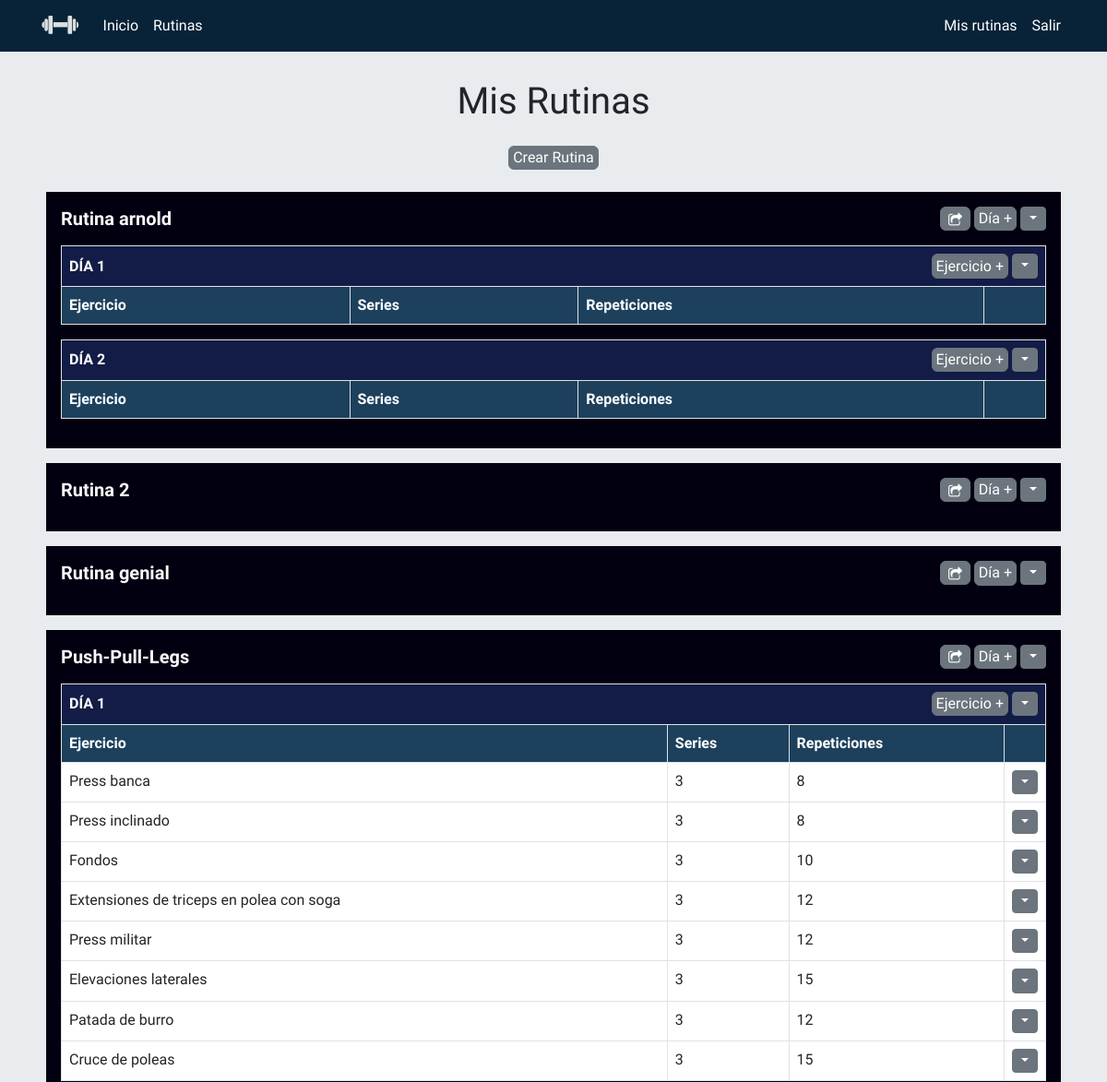
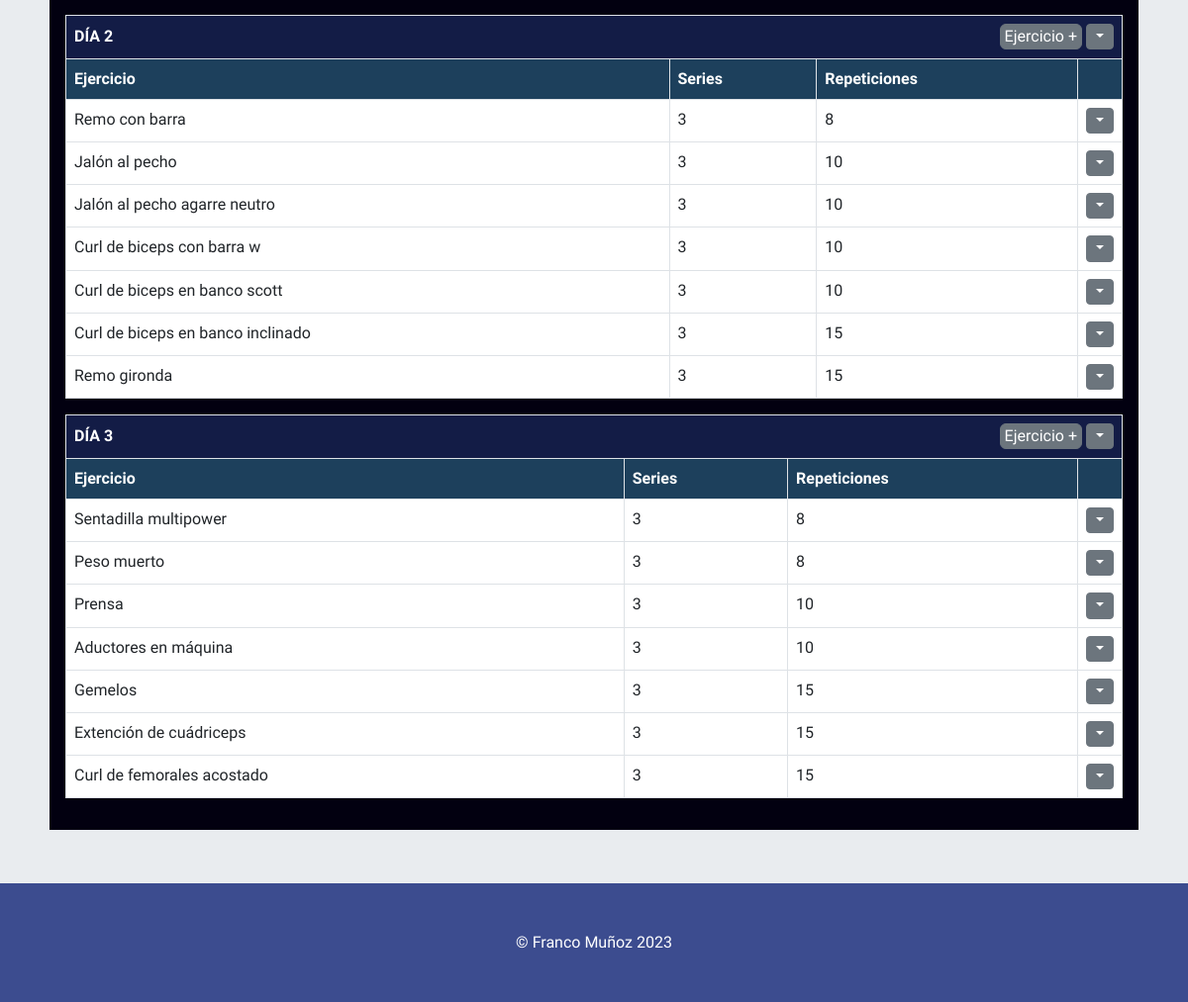
The app's page /mis-rutinas/ (signed in) with its own data (2 pictures, top to bottom).
### myRoutines/models.py (models this page shows)
class Routine(models.Model):
    title = models.CharField(verbose_name="Título", max_length=100)
    user = models.ForeignKey(to=settings.AUTH_USER_MODEL, default=None, null=True, on_delete=models.CASCADE)
    shared = models.BooleanField(default=False)
    class Meta:
        verbose_name = "rutina"
        verbose_name_plural = "rutinas"
    def __str__(self):
        return self.title

class Day(models.Model):
    dayNumber = models.PositiveSmallIntegerField(null=True)
    routine = models.ForeignKey(Routine, on_delete=models.CASCADE)
    class Meta:
        verbose_name = "día"
        verbose_name_plural = "días"
    def __str__(self):
        return str(self.dayNumber)

class Exercise(models.Model):
    name = models.CharField(verbose_name="Nombre", max_length=100)
    series = models.PositiveSmallIntegerField(null=True)
    reps = models.PositiveSmallIntegerField(null=True)
    day = models.ForeignKey(Day, on_delete=models.CASCADE)
    class Meta:
        verbose_name = "ejercicio"
        verbose_name_plural = "ejercicios"
    def __str__(self):
        return self.name

### myRoutines/views.py (the view, shortened to what this page needs)
# urls.py: path('', myRoutine, name='myroutines'),
def myRoutine(request):
    routine = Routine.objects.all()
    day = Day.objects.all()
    exercise = Exercise.objects.all()
    form = RoutineForm()
    formDay = DayForm()
    formExercise = ExerciseForm()
    return render(
        request,
        'myRoutines/myRoutines.html',
        {
            'form': RoutineForm,
            'dayform': DayForm,
            'exerciseform': ExerciseForm,
            'routine': routine,
            'day': day,
            'exercise': exercise,
        })

### myRoutines/templates/myRoutines/myRoutines.html (shortened to what this page needs)
{% extends 'core/base.html' %}
{% load static %}
{% block content %}
<main role="main" style="padding-top:30px; padding-bottom:30px" class="d-flex flex-column align-items-center">
    <h1 class="text-dark">Mis Rutinas</h1>
    <div class="d-flex flex-column align-items-center mt-3">
        <button id="btn" class="btn btn-secondary" data-bs-toggle="modal" data-bs-target="#myModal" style="--bs-btn-padding-y: .007rem; --bs-btn-padding-x: .25rem; --bs-btn-font-size: 1rem;">
            Crear Rutina
        </button>
    </div>
    <div class="container d-flex flex-column justify-content-center my-3">
        {% for r in routine %}
            {% if user == r.user %}
                <div class="m-2 p-3" style="background-color: #020010;">
                    <div class="d-flex align-items-center justify-content-between mb-3">
                        <h5 style="font-weight: bolder; margin-bottom: 0.2px;" class="text-light">{{r.title}}</h5>
                        <div class="d-flex gap-1 align-items-center">
                            <button type="button" class="btn btn-secondary d-flex align-items-center" style="height: 26px !important; padding: 0 !important;" data-bs-toggle="modal" data-bs-target="#sharedRoutineModal{{ r.id }}">
                                <img src="{% static 'core/img/compartir.png' %}" style="width: 15px; height: 15px; " class="my-1 mx-2" alt="...">
                            </button>
                            <form action='' method='POST'>
                                <div class="text-center fw-bold">
                                    <input type="submit" class="btn btn-secondary" value="Día +" id="submit-d" style="--bs-btn-padding-y: .007rem; --bs-btn-padding-x: .25rem; --bs-btn-font-size: 1rem;">
                                </div>
                            </form>
                            <div class="dropdown">
                                <button type="button" class="btn btn-sm btn-secondary dropdown-toggle dropdown-toggle-split" data-bs-toggle="dropdown" aria-expanded="false" style=" --bs-btn-padding-y: 0.1rem;">
                                  </button>
                            </div>
                        </div>
                    </div>
                    {% for d in day %}
                        {% if d.routine == r %}
                            <table class="table table-bordered">
                                <thead>
                                    <tr>
                                        <th colspan="4" style="color: white; background-color: #131c46 !important;">
                                            <div class="d-flex align-items-center justify-content-between" style="margin-bottom: 0.6px;">
                                                DÍA {{d}}
                                                <div class="d-flex gap-1">
                                                    <button type="button" class="btn btn-secondary" data-bs-toggle="modal" data-bs-target="#exerciseModal{{ d.id }}" style="--bs-btn-padding-y: .007rem; --bs-btn-padding-x: .25rem; --bs-btn-font-size: 1rem;">
                                                        Ejercicio +
                                                    </button>
                                                    <div class="dropdown">
                                                        <button type="button" class="btn btn-sm btn-secondary dropdown-toggle dropdown-toggle-split" data-bs-toggle="dropdown" aria-expanded="false" style=" --bs-btn-padding-y: 0.1rem;">
                                                          </button>
                                                    </div>
                                                </div>
                                                </div>
                                            </div>
                                        </th>
                                    </tr>
                                </thead>
                                <thead>
                                    <tr>
                                        <th scope="col" style="background-color: #1d405c; color: white;">Ejercicio</th>
                                        <th scope="col" style="background-color: #1d405c; color: white;">Series</th>
                                        <th scope="col" style="background-color: #1d405c; color: white;">Repeticiones</th>
                                        <th scope="col" style="background-color: #1d405c; color: white;"></th>
                                    </tr>
                                </thead>
                                {% for e in exercise %}
                                    {% if e.day == d %}
                                        <tbody>
                                            <tr>
                                                <td style="background-color: white;">{{e.name}}</td>
                                                <td style="background-color: white;">{{e.series}}</td>
                                                <td style="background-color: white;">{{e.reps}}</td>
                                                <td style="width: 20px;">
                                                    <div class="dropdown">
                                                        <button type="button" class="btn btn-sm btn-secondary dropdown-toggle dropdown-toggle-split" data-bs-toggle="dropdown" aria-expanded="false" style=" --bs-btn-padding-y: 0.1rem;">
                                                          </button>
                                                    </div>
                                                </td>
                                            </tr>
                                        </tbody>
                                    {% endif %}
                                {% endfor %}
                            </table>
                        {% endif %}
                    {% endfor %}
                </div>
            {% endif %}
        {% endfor %}
</main>
{% endblock %}

### core/templates/core/base.html (shortened to what this page needs)
{% load static %}
<!DOCTYPE html>
<html lang="es">
<head>
    <link href="https://cdn.jsdelivr.net/npm/bootstrap@5.3.0/dist/css/bootstrap.min.css" rel="stylesheet"
>
    {% load static %}
</head>
<body class="flex-column d-flex justify-content-between bg-body-secondary " style="min-height: 100vh!important; font-family: 'Finlandica', sans-serif; ">
    <nav class="navbar navbar-expand-lg bg-body-tertiary" data-bs-theme="dark" style="background-color:#082338 !important;">
        <div class="container">
            <a class="navbar-brand" href="{% url 'home' %}">
                <img src="{% static 'core/img/logo.png' %}" alt="" style="height: 20px; margin-bottom: 5px;">
            </a>
            <div class="collapse navbar-collapse" id="navbarTogglerDemo03">
                <ul class="navbar-nav me-auto mb-2 mb-lg-0">
                    <li class="nav-item">
                        <a class="nav-link" href="{% url 'home' %}" style="color: white;">Inicio</a>
                    </li>
                    <li class="nav-item">
                        <a class="nav-link" href="{% url 'routines:routines' %}" style="color: white;">Rutinas</a>
                    </li>
                </ul>
                <ul class="navbar-nav mb-2 mb-lg-0">
                    {% if not request.user.is_authenticated %}
                        <li class="nav-item">
                            <a class="nav-link" href="{% url 'login' %}" style="color: white;">Acceder</a>
                        </li>
                        <li class="nav-item">
                            <a class="nav-link" href="{% url 'signup' %}" style="color: white;">Registrarse</a>
                        </li>
                    {% else %}
                        <li class="nav-item">
                            <a class="nav-link" href="{% url 'myroutines:myroutines' %}" style="color: white;">Mis rutinas</a>
                        </li>
                        <li class="nav-item">
                            <a class="nav-link" href="{% url 'logout' %}" style="color: white;">Salir</a>
                        </li>
                    {% endif %}
                </ul>
            </div>
        </div>
    </nav>
    {% block content %}{% endblock %}
    <footer class="footer text-faded text-center py-5" style="background-color: #3c4c8f;">
        <div>
            <p class="m-0 mbt1" style="color: white;">&copy; Franco Muñoz 2023</p>
        </div>
    </footer>
    <link href="https://cdn.jsdelivr.net/npm/bootstrap@5.3.0/dist/css/bootstrap.min.css" rel="stylesheet">
</body>
</html>

### records on screen
Routine: title "Rutina arnold"
Day: dayNumber "1"
Day: dayNumber "2"
Routine: title "Rutina 2"
Routine: title "Rutina genial"
Routine: title "Push-Pull-Legs"
Day: dayNumber "1"
Exercise: name "Press banca", series "3", reps "8"
Exercise: name "Press inclinado", series "3", reps "8"
Exercise: name "Fondos", series "3", reps "10"
Exercise: name "Extensiones de triceps en polea con soga", series "3", reps "12"
Exercise: name "Press militar", series "3", reps "12"
Exercise: name "Elevaciones laterales", series "3", reps "15"
Exercise: name "Patada de burro", series "3", reps "12"
Exercise: name "Cruce de poleas", series "3", reps "15"
Day: dayNumber "2"
Exercise: name "Remo con barra", series "3", reps "8"
Exercise: name "Jalón al pecho", series "3", reps "10"
Exercise: name "Jalón al pecho agarre neutro", series "3", reps "10"
Exercise: name "Curl de biceps con barra w", series "3", reps "10"
Exercise: name "Curl de biceps en banco scott", series "3", reps "10"
Exercise: name "Curl de biceps en banco inclinado", series "3", reps "15"
Exercise: name "Remo gironda", series "3", reps "15"
Day: dayNumber "3"
Exercise: name "Sentadilla multipower", series "3", reps "8"
Exercise: name "Peso muerto", series "3", reps "8"
Exercise: name "Prensa", series "3", reps "10"
Exercise: name "Aductores en máquina", series "3", reps "10"
Exercise: name "Gemelos", series "3", reps "15"
Exercise: name "Extención de cuádriceps", series "3", reps "15"
Exercise: name "Curl de femorales acostado", series "3", reps "15"
